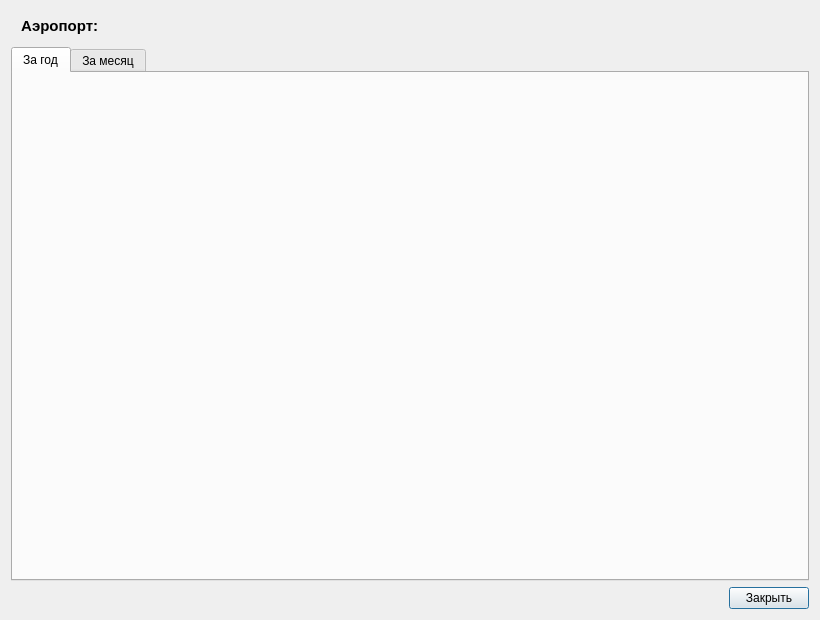
<?xml version="1.0" encoding="UTF-8"?>
<ui version="4.0">
 <class>StatsDialog</class>
 <widget class="QDialog" name="StatsDialog">
  <property name="geometry">
   <rect><x>0</x><y>0</y><width>820</width><height>620</height></rect>
  </property>
  <property name="windowTitle">
   <string>Загруженность аэропорта</string>
  </property>
  <layout class="QVBoxLayout" name="verticalLayout">
   <item>
    <widget class="QLabel" name="headerLabel">
     <property name="text"><string>Аэропорт:</string></property>
     <property name="styleSheet">
      <string notr="true">font-size:15px; font-weight:bold; padding:6px;</string>
     </property>
    </widget>
   </item>
   <item>
    <widget class="QTabWidget" name="tabs">
     <property name="currentIndex"><number>0</number></property>
     <widget class="QWidget" name="yearTab">
      <attribute name="title"><string>За год</string></attribute>
      <layout class="QVBoxLayout" name="yearLayout">
       <item>
        <widget class="QWidget" name="yearChartPlaceholder" native="true"/>
       </item>
      </layout>
     </widget>
     <widget class="QWidget" name="monthTab">
      <attribute name="title"><string>За месяц</string></attribute>
      <layout class="QVBoxLayout" name="monthLayout">
       <item>
        <layout class="QHBoxLayout" name="monthSelectLayout">
         <item>
          <widget class="QLabel" name="labelMonth">
           <property name="text"><string>Месяц:</string></property>
          </widget>
         </item>
         <item>
          <widget class="QComboBox" name="monthCombo"/>
         </item>
         <item>
          <spacer name="spacerMonth">
           <property name="orientation"><enum>Qt::Horizontal</enum></property>
           <property name="sizeHint" stdset="0">
            <size><width>40</width><height>20</height></size>
           </property>
          </spacer>
         </item>
        </layout>
       </item>
       <item>
        <widget class="QWidget" name="monthChartPlaceholder" native="true"/>
       </item>
      </layout>
     </widget>
    </widget>
   </item>
   <item>
    <layout class="QHBoxLayout" name="closeLayout">
     <item>
      <spacer name="spacerClose">
       <property name="orientation"><enum>Qt::Horizontal</enum></property>
       <property name="sizeHint" stdset="0">
        <size><width>40</width><height>20</height></size>
       </property>
      </spacer>
     </item>
     <item>
      <widget class="QPushButton" name="closeButton">
       <property name="text"><string>Закрыть</string></property>
      </widget>
     </item>
    </layout>
   </item>
  </layout>
 </widget>
 <resources/>
 <connections/>
</ui>
